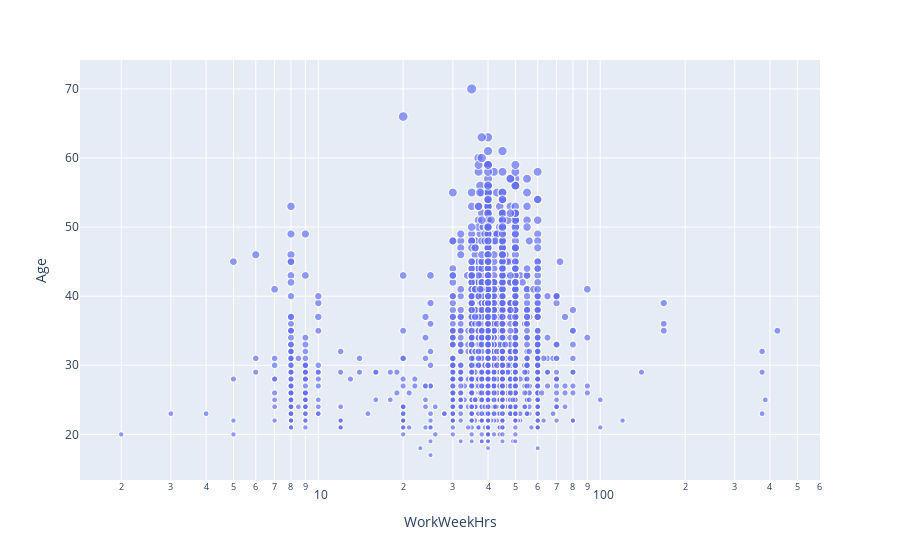

The notebook cell saved with this chart:
### Markdown cell above
Create a bubble plot of `WorkWeekHrs` and `Age`, use `Age` column as bubble size.

##### Hint: Use plotly.express to create a bubble chart

### Code cell
# your code goes here
import plotly.express as px
fig = px.scatter(df, x="WorkWeekHrs", y="Age",
         size="Age", log_x=True, size_max=10)
fig.show()

### Figure 1 — Plotly figure (JSON) as saved in the notebook; plotly's stock layout.template omitted (floating-point values rounded to 4 significant figures; data arrays with more than 128 entries replaced by an {"elided": "..."} marker saying what was removed)
{"data": [{"hovertemplate": "WorkWeekHrs=%{x}<br>Age=%{marker.size}<extra></extra>", "legendgroup": "", "marker": {"color": "#636efa", "size": {"elided": "4387 int values"}, "sizemode": "area", "sizeref": 0.7, "symbol": "circle"}, "mode": "markers", "name": "", "showlegend": false, "type": "scattergl", "x": {"elided": "4387 float values"}, "xaxis": "x", "y": {"elided": "4387 int values"}, "yaxis": "y"}], "layout": {"autosize": true, "legend": {"itemsizing": "constant", "tracegroupgap": 0}, "margin": {"t": 60}, "xaxis": {"anchor": "y", "autorange": true, "domain": [0, 1], "range": [0.1552, 2.779], "title": {"text": "WorkWeekHrs"}, "type": "log"}, "yaxis": {"anchor": "x", "autorange": true, "domain": [0, 1], "range": [13.15, 74.64], "title": {"text": "Age"}, "type": "linear"}}}
